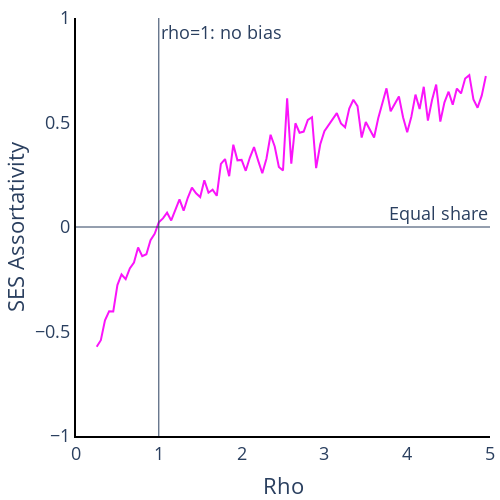

Notebook code cell kept with this figure:
### Code cell
df_rho_SES_ass = pd.DataFrame(np.transpose([rho_list, SES_assortativity_list]), columns=['Rho', 'SES Assortativity'])

rho_ass = px.line(df_rho_SES_ass, x='Rho', y='SES Assortativity')

rho_ass.update_layout(
    title = None, 
    font=dict(size = 18),
    xaxis_title = 'Rho', 
    yaxis_title = 'SES Assortativity',
    width = 500, height = 500,
    showlegend = True, 
    legend=dict(x=0.75,y=1),
    legend_title_text = '',
    xaxis_range = [0,5],
    yaxis_range = [-1,1],
    margin=dict(b=5,l=5,r=5,t=5),
    xaxis = dict(showgrid = False, showline = True, linecolor = 'rgb(0,0,0)', linewidth = 2), 
    yaxis = dict(showgrid = False, showline = True, linecolor = 'rgb(0,0,0)', linewidth = 2),
    plot_bgcolor='rgba(0,0,0,0)')

rho_ass.data[0].line.color = "rgb(250, 20, 250)"
rho_ass.add_hline(y=0, line_width=1, annotation_text = 'Equal share')
rho_ass.add_vline(x=1, line_width=1, annotation_text = 'rho=1: no bias')

### Figure 1 — Plotly figure (JSON) as saved in the notebook; plotly's stock layout.template omitted (floating-point values rounded to 4 significant figures)
{"data": [{"hovertemplate": "Rho=%{x}<br>SES Assortativity=%{y}<extra></extra>", "legendgroup": "", "line": {"color": "rgb(250, 20, 250)", "dash": "solid"}, "marker": {"symbol": "circle"}, "mode": "lines", "name": "", "orientation": "v", "showlegend": false, "type": "scatter", "x": [0.25, 0.3, 0.35, 0.4, 0.45, 0.5, 0.55, 0.6, 0.65, 0.7, 0.75, 0.8, 0.85, 0.9, 0.95, 1.0, 1.05, 1.1, 1.15, 1.2, 1.25, 1.3, 1.35, 1.4, 1.45, 1.5, 1.55, 1.6, 1.65, 1.7, 1.75, 1.8, 1.85, 1.9, 1.95, 2.0, 2.05, 2.1, 2.15, 2.2, 2.25, 2.3, 2.35, 2.4, 2.45, 2.5, 2.55, 2.6, 2.65, 2.7, 2.75, 2.8, 2.85, 2.9, 2.95, 3.0, 3.05, 3.1, 3.15, 3.2, 3.25, 3.3, 3.35, 3.4, 3.45, 3.5, 3.55, 3.6, 3.65, 3.7, 3.75, 3.8, 3.85, 3.9, 3.95, 4.0, 4.05, 4.1, 4.15, 4.2, 4.25, 4.3, 4.35, 4.4, 4.45, 4.5, 4.55, 4.6, 4.65, 4.7, 4.75, 4.8, 4.85, 4.9, 4.95], "xaxis": "x", "y": [-0.5728, -0.5416, -0.4467, -0.403, -0.4041, -0.2777, -0.2272, -0.2492, -0.1982, -0.1698, -0.098, -0.1399, -0.13, -0.06336, -0.03252, 0.0224, 0.04102, 0.06841, 0.0312, 0.08086, 0.1323, 0.07804, 0.1397, 0.1882, 0.1611, 0.1433, 0.2239, 0.1642, 0.179, 0.1495, 0.3017, 0.3252, 0.2432, 0.3938, 0.319, 0.3209, 0.269, 0.3324, 0.3825, 0.3177, 0.2573, 0.3267, 0.4415, 0.385, 0.2875, 0.2701, 0.6158, 0.3033, 0.4963, 0.4512, 0.4565, 0.5126, 0.5255, 0.2815, 0.3961, 0.4578, 0.4876, 0.5163, 0.545, 0.4953, 0.4772, 0.5669, 0.6087, 0.5784, 0.4282, 0.5022, 0.4617, 0.4279, 0.5204, 0.589, 0.6636, 0.5537, 0.5927, 0.6248, 0.5254, 0.453, 0.5278, 0.6335, 0.5644, 0.6711, 0.5088, 0.6075, 0.6819, 0.5044, 0.5962, 0.6474, 0.5847, 0.6623, 0.6391, 0.7104, 0.7268, 0.6107, 0.5709, 0.6287, 0.7224], "yaxis": "y"}], "layout": {"annotations": [{"showarrow": false, "text": "Equal share", "x": 1, "xanchor": "right", "xref": "x domain", "y": 0, "yanchor": "bottom", "yref": "y"}, {"showarrow": false, "text": "rho=1: no bias", "x": 1, "xanchor": "left", "xref": "x", "y": 1, "yanchor": "top", "yref": "y domain"}], "font": {"size": 18}, "height": 500, "legend": {"title": {"text": ""}, "tracegroupgap": 0, "x": 0.75, "y": 1}, "margin": {"b": 5, "l": 5, "r": 5, "t": 5}, "plot_bgcolor": "rgba(0,0,0,0)", "shapes": [{"line": {"width": 1}, "type": "line", "x0": 0, "x1": 1, "xref": "x domain", "y0": 0, "y1": 0, "yref": "y"}, {"line": {"width": 1}, "type": "line", "x0": 1, "x1": 1, "xref": "x", "y0": 0, "y1": 1, "yref": "y domain"}], "showlegend": true, "title": {}, "width": 500, "xaxis": {"anchor": "y", "domain": [0, 1], "linecolor": "rgb(0,0,0)", "linewidth": 2, "range": [0, 5], "showgrid": false, "showline": true, "title": {"text": "Rho"}}, "yaxis": {"anchor": "x", "domain": [0, 1], "linecolor": "rgb(0,0,0)", "linewidth": 2, "range": [-1, 1], "showgrid": false, "showline": true, "title": {"text": "SES Assortativity"}}}}
